Frame 1 (no input): blank canvas, image omitted
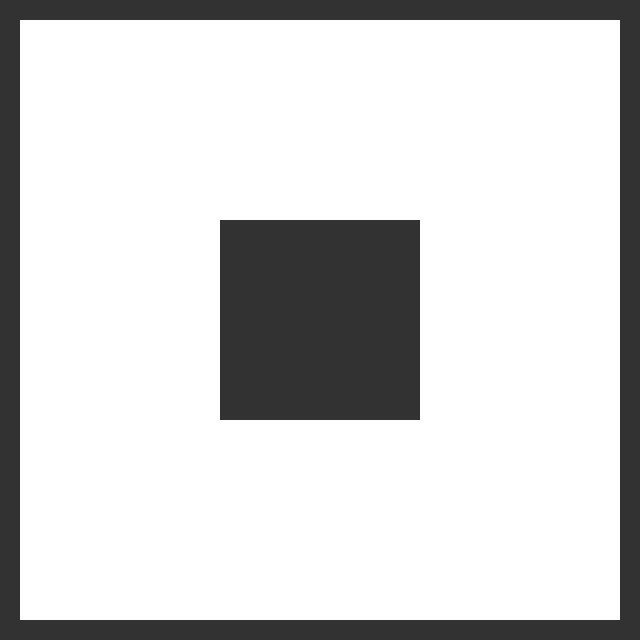
Frame 2 (the mouse pressed at the canvas centre, redrawn once)

The p5.js sketch that drew this single still picture (run headless with seeded random() and noise() and a simulated clock; the mouse was pressed at the canvas centre and the sketch redrawn once):

// p5.js sketch
// ── sketch.js
let depth = 0;

function setup(){
	createCanvas(640, 640);
	background(50);
	noStroke();
}

function mousePressed(){
	depth++;
	console.log(depth);
	draw();
}

function draw(){
	rectMode(CENTER);
	push();
	translate(width/2, height/2);
	goDeeper(600, 0, 0, depth);
	pop();
	noLoop();
}

function goDeeper(size, centerX, centerY, _depth){
	if(_depth > 0){
		rect(centerX, centerY, size, size);
		if(size >= 3){
			for(let y = -1; y <= 1; y++){
				for(let x = -1; x <= 1; x++){
					if(x == 0 && y == 0){
						fill(50);
						rect(centerX, centerY, size/3, size/3);
					}else{
						fill(255);
						goDeeper(size/3, size/3 * x + centerX, size/3 * y + centerY, _depth-1);
					}
				}
			}
		}
	}
}
